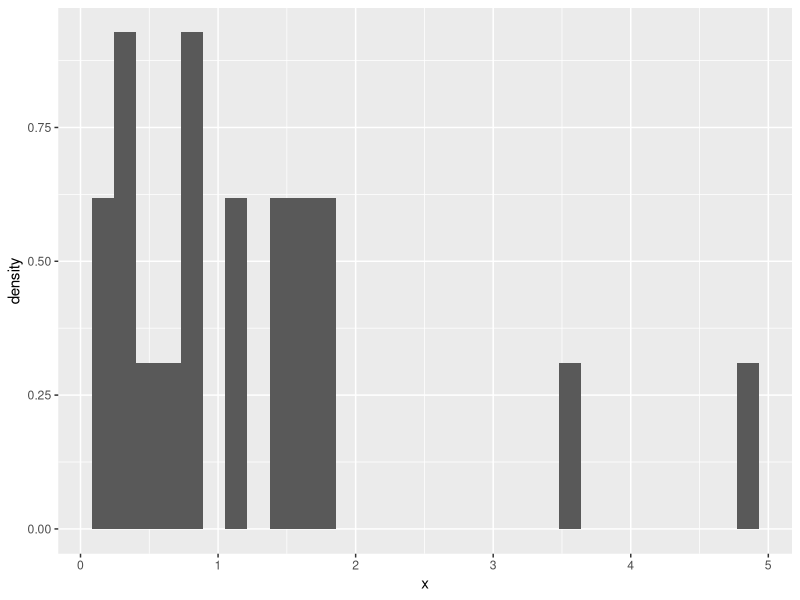
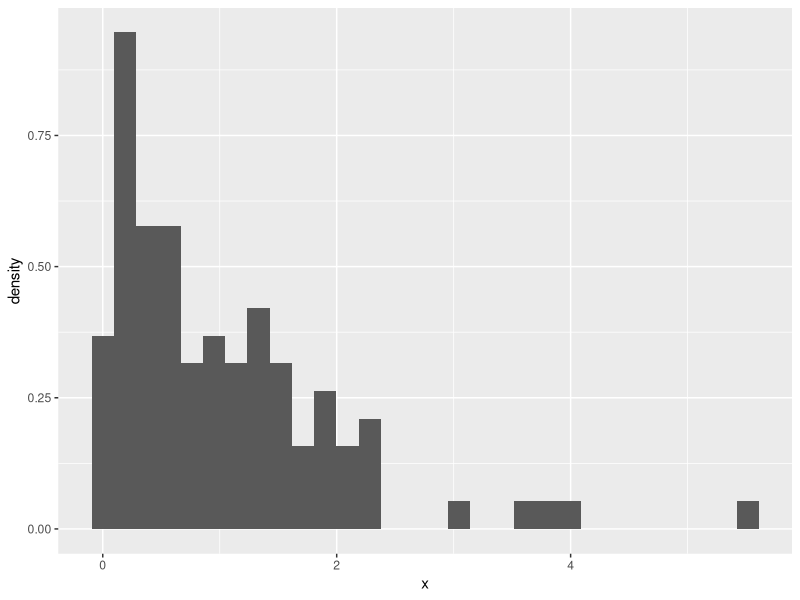
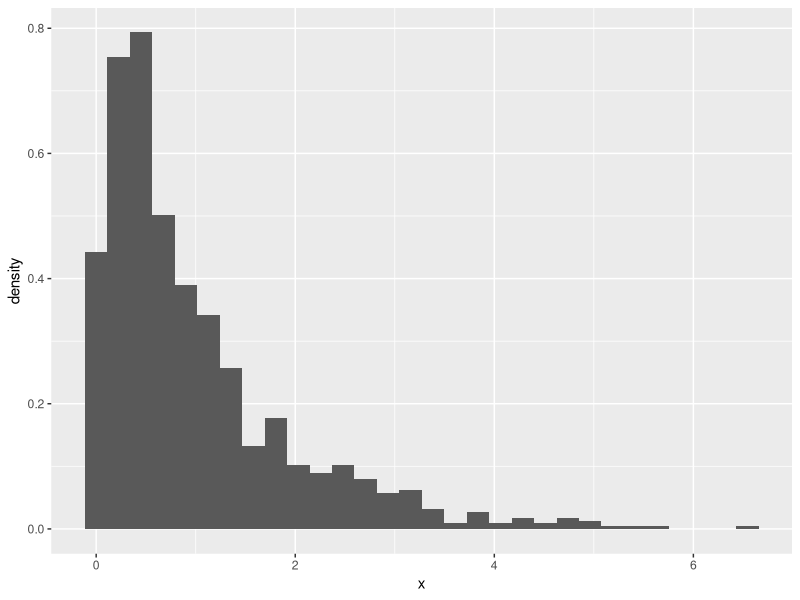
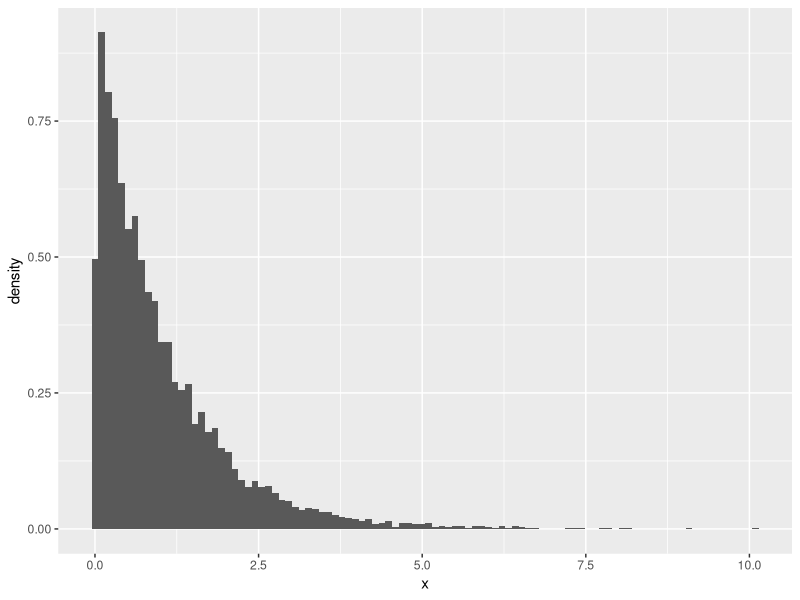
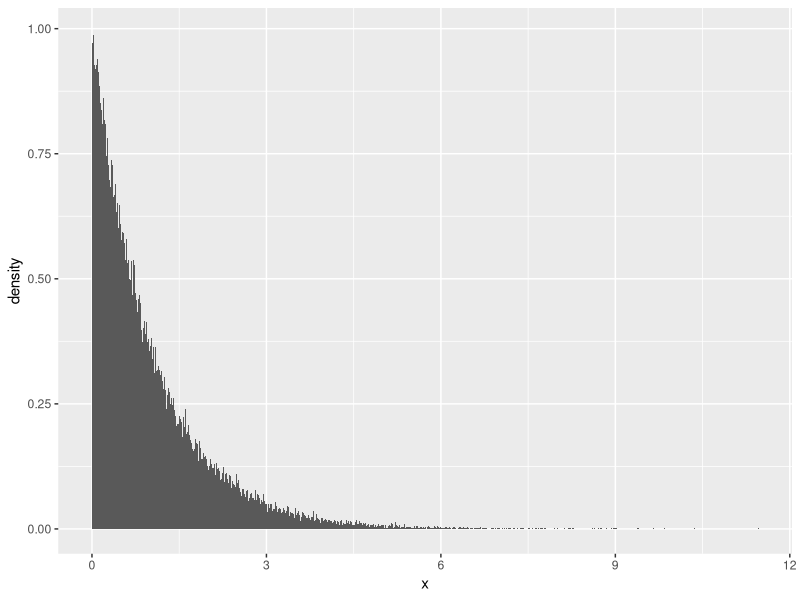
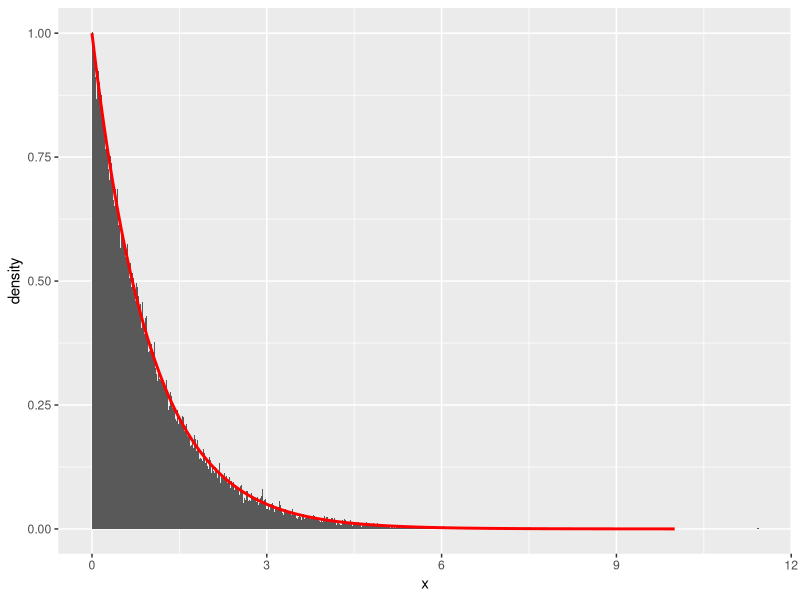
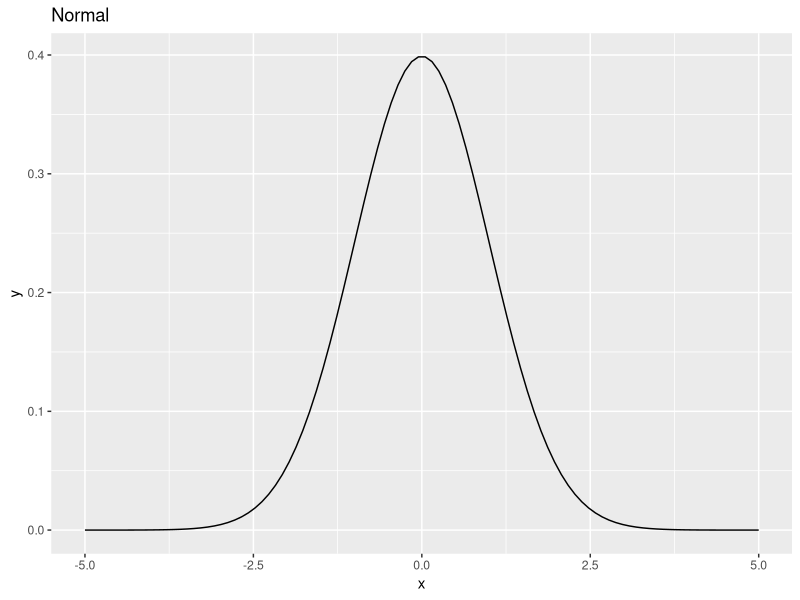
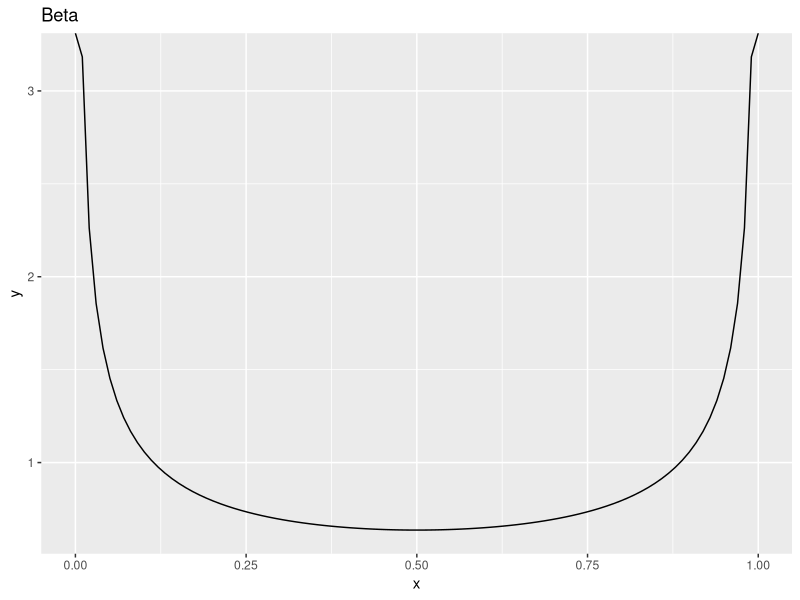

Write the R code that produced these figures, in order.
## ---- chunk 1
library(ggplot2)
library(knitr)
library(kableExtra)
library(haven)
library(ggplot2)
library(tidyverse)
library(lubridate)
filedir <- "~/Dropbox/CURSO_INSP_2019/course_files/"
options(tinytex.verbose = TRUE)
knitr::opts_chunk$set(tidy = FALSE, cache.extra = packageVersion('tufte'), error = TRUE)
options(htmltools.dir.version = FALSE)
## ---- chunk 2
n         <- 20
mis.datos <- data.frame(x = rexp(n))
## ---- chunk 3
ggplot(mis.datos) + 
  geom_histogram(aes(x = x, y = ..density..))
## ---- chunk 4
n         <- 100
mis.datos <- data.frame(x = rexp(n))
ggplot(mis.datos) + 
  geom_histogram(aes(x = x, y = ..density..))
## ---- chunk 5
n         <- 1000
mis.datos <- data.frame(x = rexp(n))
ggplot(mis.datos) + 
  geom_histogram(aes(x = x, y = ..density..))
## ---- chunk 6
n         <- 10000
mis.datos <- data.frame(x = rexp(n))
ggplot(mis.datos) + 
  geom_histogram(aes(x = x, y = ..density..), bins = 100)
## ---- chunk 7
n         <- 100000
mis.datos <- data.frame(x = rexp(n))
ggplot(mis.datos) + 
  geom_histogram(aes(x = x, y = ..density..), bins = 1000)
## ---- chunk 8
n         <- 100000
x         <- seq(0, 10, length.out = 1000)
mis.datos <- data.frame(x = rexp(n))
mi.dist   <- data.frame(x = x, y = dexp(x))
ggplot(mis.datos) + 
  geom_histogram(aes(x = x, y = ..density..), bins = 1000) + 
  geom_line(aes(x = x, y = y), data = mi.dist, color = "red", size = 1)
## ---- chunk 9
#Distribución normal
x <- seq(-5, 5, length.out = 100)
mis.datos <- data.frame(x = x, y = dnorm(x)) 
ggplot(mis.datos) + geom_line(aes(x = x, y = y)) + 
  ggtitle("Normal")

#Distribución beta
x <- seq(0, 1, length.out = 100)
mis.datos <- data.frame(x = x, y = dbeta(x, 0.5, 0.5)) 
ggplot(mis.datos) + geom_line(aes(x = x, y = y)) + 
  ggtitle("Beta")

#Distribución gamma
x <- seq(0, 5, length.out = 100)
mis.datos <- data.frame(x = x, y = dgamma(x, 1.2, 2.3)) 
ggplot(mis.datos) + geom_line(aes(x = x, y = y)) + 
  ggtitle("Gamma")

#Distribución normal
x <- seq(0, 5, length.out = 100)
mis.datos <- data.frame(x = x, y = dlnorm(x)) 
ggplot(mis.datos) + geom_line(aes(x = x, y = y)) + 
  ggtitle("Lognormal")
## ---- chunk 10
x <- seq(0, 20, length.out = 250)
mi.densidad   <- data.frame(x = x, y = dgamma(x, 2, 1/2))
mi.simulacion <- data.frame(sim = rgamma(2000, 2, 1/2))
ggplot(mi.densidad) + 
  geom_histogram(aes(x = sim, y = ..density..), data = mi.simulacion, 
                 bins = 100) +
  geom_line(aes(x = x, y = y), color = "firebrick", size = 1) 
## ---- chunk 11
tamaño.muestra    <- 10
muestra.aleatoria <- rgamma(tamaño.muestra, 2, 1/2)
mean(muestra.aleatoria)
## ---- chunk 12
media.muestra <- function(tmuestra){
  muestra.aleatoria <- rgamma(tmuestra, 2, 1/2)
  return(mean(muestra.aleatoria))
}
## ---- chunk 13
n        <- 20
tmuestra <- 20
sims <- data.frame(x = sapply(rep(tmuestra, n), media.muestra))
ggplot(sims) + 
  geom_histogram(aes(x = x, y = ..density..), bins = 4) +
  ggtitle("Histograma de 20 medias muestrales tomadas de 100 muestras")
## ---- chunk 14
n        <- 500
tmuestra <- 20
sims <- data.frame(x = sapply(rep(tmuestra, n), media.muestra))
ggplot(sims) + 
  geom_histogram(aes(x = x, y = ..density..), bins = n/10) +
  ggtitle("Histograma de 500 medias muestrales tomadas de 100 muestras")
## ---- chunk 15
n        <- 50000
tmuestra <- 100
sims <- data.frame(x = sapply(rep(tmuestra, n), media.muestra))
ggplot(sims) + 
  geom_histogram(aes(x = x, y = ..density..), bins = n/10) +
  ggtitle("Histograma de 500 medias muestrales tomadas de 100 muestras")
## ---- chunk 16
#Generamos datos que vengan de una normal
x <- rnorm(1000)
ks.test(x, "pnorm", exact = TRUE)
## ---- chunk 17
nsims        <- 100
x            <- seq(0,10, length.out = 1000)
mis.sims     <- data.frame(sims = rexp(nsims))
mi.kernel    <- density(mis.sims$sims, kernel = "epanechnikov", n = 1000)
datos.kernel <- data.frame(x = mi.kernel$x, y = mi.kernel$y)
verdadero    <- data.frame(x = x, y = dexp(x))


#Graficamos
ggplot(datos.kernel) + 
  geom_histogram(aes(x = sims, y = ..density..), data = mis.sims, bins = 25) + 
  geom_line(aes(x = x, y = y), color = "red") +
  geom_line(aes(x = x, y = y), color = "green", data = verdadero)
## ---- chunk 18
nsims        <- 10000
mis.sims     <- data.frame(sims = rexp(nsims))
mi.kernel    <- density(mis.sims$sims, kernel = "epanechnikov", n = 1000)
datos.kernel <- data.frame(x = mi.kernel$x, y = mi.kernel$y)
verdadero    <- data.frame(x = x, y = dexp(x))


#Graficamos
ggplot(datos.kernel) + 
  geom_histogram(aes(x = sims, y = ..density..), 
                 data = mis.sims, bins = 100) + 
  geom_line(aes(x = x, y = y), color = "red") +
  geom_line(aes(x = x, y = y), color = "green", data = verdadero)

## ---- chunk 19
linea_pendiente <- function(m){
  x <- seq(0, 1, length.out = 100)
  y <- m*x + 2
  return(y)
}

#Creamos varias líneas
x      <- seq(0, 1, length.out = 100)
lineas <- sapply(seq(0, 5, by = 0.5), linea_pendiente)
lineas <- cbind(x, lineas)

#Lines
ggplot(as.data.frame(lineas)) + 
  geom_line(aes(x = x, y = V2, color = "0")) +
  geom_line(aes(x = x, y = V3, color = "1")) +
  geom_line(aes(x = x, y = V4, color = "2")) +
  geom_line(aes(x = x, y = V5, color = "3")) +
  geom_line(aes(x = x, y = V6, color = "4")) +
  geom_line(aes(x = x, y = V7, color = "5")) +
  scale_color_manual("Pendiente (m)", values = rainbow(6)) +
  theme_bw()




## ---- chunk 20
